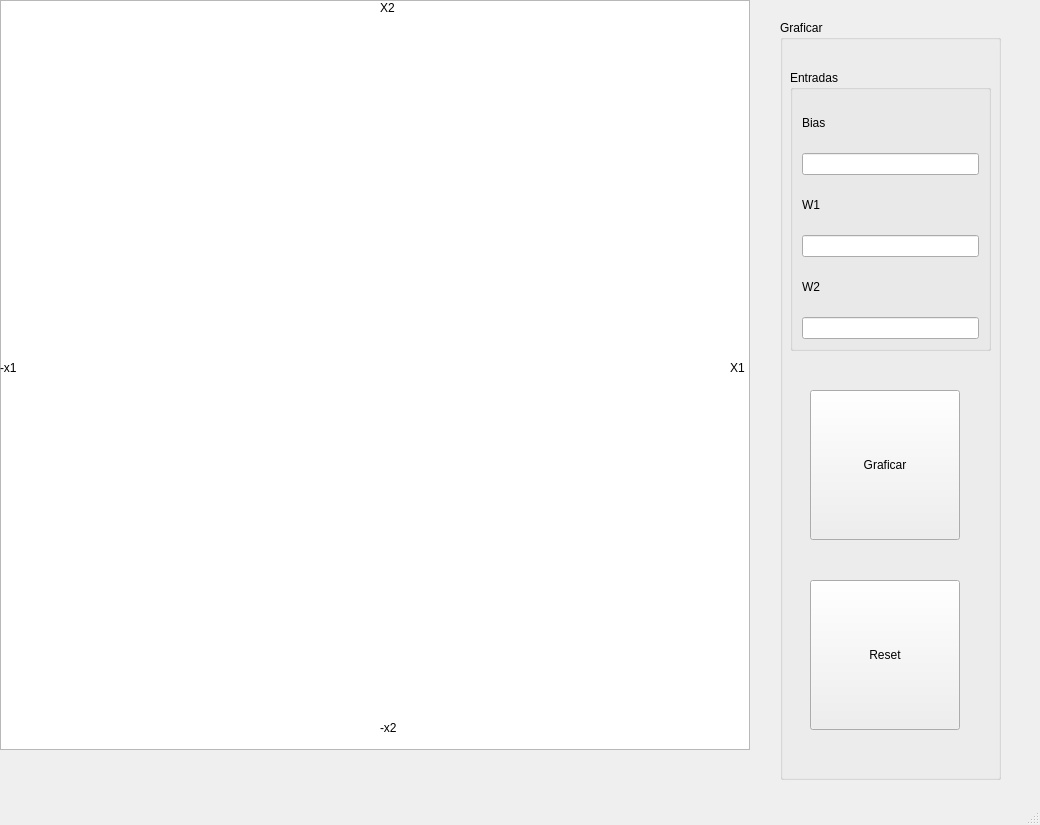
<?xml version="1.0" encoding="UTF-8"?>
<ui version="4.0">
 <class>MainWindow</class>
 <widget class="QMainWindow" name="MainWindow">
  <property name="geometry">
   <rect>
    <x>0</x>
    <y>0</y>
    <width>1040</width>
    <height>825</height>
   </rect>
  </property>
  <property name="minimumSize">
   <size>
    <width>1040</width>
    <height>825</height>
   </size>
  </property>
  <property name="windowTitle">
   <string>MainWindow</string>
  </property>
  <widget class="QWidget" name="centralwidget">
   <widget class="QGraphicsView" name="graphicsView">
    <property name="geometry">
     <rect>
      <x>0</x>
      <y>0</y>
      <width>750</width>
      <height>750</height>
     </rect>
    </property>
   </widget>
   <widget class="QGroupBox" name="groupBox">
    <property name="geometry">
     <rect>
      <x>780</x>
      <y>20</y>
      <width>221</width>
      <height>760</height>
     </rect>
    </property>
    <property name="title">
     <string>Graficar</string>
    </property>
    <widget class="QPushButton" name="pushButton_graficar">
     <property name="geometry">
      <rect>
       <x>30</x>
       <y>370</y>
       <width>150</width>
       <height>150</height>
      </rect>
     </property>
     <property name="text">
      <string>Graficar</string>
     </property>
    </widget>
    <widget class="QPushButton" name="pushButton_reset">
     <property name="geometry">
      <rect>
       <x>30</x>
       <y>560</y>
       <width>150</width>
       <height>150</height>
      </rect>
     </property>
     <property name="text">
      <string>Reset</string>
     </property>
    </widget>
    <widget class="QGroupBox" name="groupBox_2">
     <property name="geometry">
      <rect>
       <x>10</x>
       <y>50</y>
       <width>201</width>
       <height>281</height>
      </rect>
     </property>
     <property name="title">
      <string>Entradas</string>
     </property>
     <layout class="QVBoxLayout" name="verticalLayout">
      <item>
       <widget class="QLabel" name="label_bias">
        <property name="text">
         <string>Bias</string>
        </property>
       </widget>
      </item>
      <item>
       <widget class="QLineEdit" name="lineEdit_bias"/>
      </item>
      <item>
       <widget class="QLabel" name="label_w1">
        <property name="text">
         <string>W1</string>
        </property>
       </widget>
      </item>
      <item>
       <widget class="QLineEdit" name="lineEdit_w1"/>
      </item>
      <item>
       <widget class="QLabel" name="label_w2">
        <property name="text">
         <string>W2</string>
        </property>
       </widget>
      </item>
      <item>
       <widget class="QLineEdit" name="lineEdit_w2"/>
      </item>
     </layout>
    </widget>
   </widget>
   <widget class="QLabel" name="label">
    <property name="geometry">
     <rect>
      <x>380</x>
      <y>0</y>
      <width>55</width>
      <height>16</height>
     </rect>
    </property>
    <property name="text">
     <string>X2</string>
    </property>
   </widget>
   <widget class="QLabel" name="label_x1">
    <property name="geometry">
     <rect>
      <x>730</x>
      <y>360</y>
      <width>55</width>
      <height>16</height>
     </rect>
    </property>
    <property name="text">
     <string>X1</string>
    </property>
   </widget>
   <widget class="QLabel" name="label_nx2">
    <property name="geometry">
     <rect>
      <x>380</x>
      <y>720</y>
      <width>55</width>
      <height>16</height>
     </rect>
    </property>
    <property name="text">
     <string>-x2</string>
    </property>
   </widget>
   <widget class="QLabel" name="label_2">
    <property name="geometry">
     <rect>
      <x>0</x>
      <y>360</y>
      <width>55</width>
      <height>16</height>
     </rect>
    </property>
    <property name="text">
     <string>-x1</string>
    </property>
   </widget>
  </widget>
  <widget class="QMenuBar" name="menubar">
   <property name="geometry">
    <rect>
     <x>0</x>
     <y>0</y>
     <width>1040</width>
     <height>26</height>
    </rect>
   </property>
  </widget>
  <widget class="QStatusBar" name="statusbar"/>
 </widget>
 <resources/>
 <connections/>
</ui>
